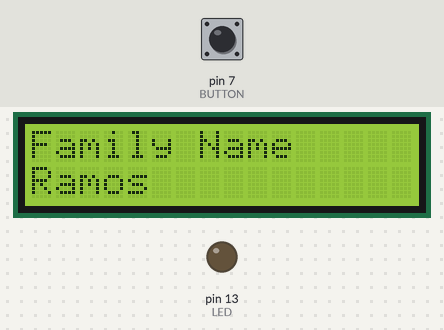
Bench run of a sketch on a simulated Arduino Uno, built with avr-gcc and run on an emulated ATmega328P. Parts: 16×2 character LCD, output pins drawn as LEDs (lit = HIGH). The inputs (shaded band) are chosen by the test bench; at power-on: pin 7 (BUTTON) LOW. What the sketch prints to the serial monitor is not drawn.

Above: at 2.3 s.
At 10.5 s:
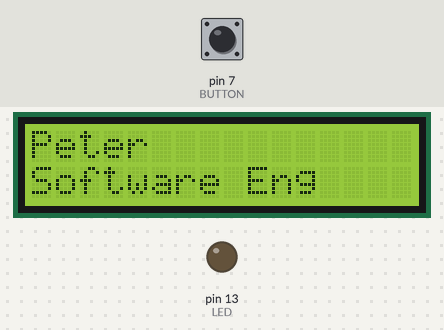
10.6 s: pin 7 (BUTTON) pulled HIGH for 3 s
At 11.5 s:
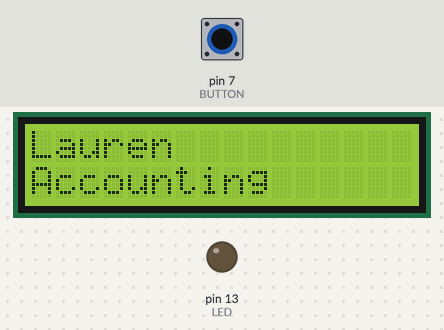
At 14.9 s:
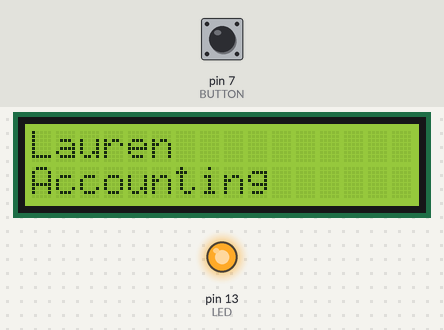
Timing chart, 0 to 17.7 s (numbered marks = the images above; inputs shaded):
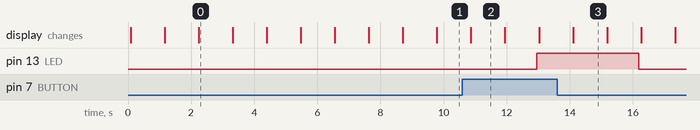

The sketch:

Display_Led.ino
```cpp
#include <LiquidCrystal_I2C.h>
#include <Wire.h>
/*
const int LED = 13; defines a constant named LED that is equal to 13. This means that the value of LED will always be 13, and it cannot be changed.

const int BUTTON = 7; defines a constant named BUTTON that is equal to 7. This means that the value of BUTTON will always be 7, and it cannot be changed.

int val = 0; defines a variable named val that is initialized to 0. This means that the value of val will start out at 0, and it can be changed later on.

void setup() { This line marks the beginning of the setup() function. The setup() function is called once, when the Arduino starts up. It is used to initialize the Arduino and set up any necessary settings.

pinMode(LED, OUTPUT); This line sets the LED pin as an output. This means that the Arduino can send a signal to the LED pin.

pinMode(BUTTON, INPUT); This line sets the BUTTON pin as an input. This means that the Arduino can read the value of the BUTTON pin.

Serial.begin(9600); This line initializes the serial communication at 9600 baud. This means that the Arduino can send and receive data at a rate of 9600 bits per second.

void loop() { This line marks the beginning of the loop() function. The loop() function is called repeatedly, forever. It is used to run the main code of the Arduino program.

val = digitalRead(BUTTON); This line reads the value of the BUTTON pin. The value of the BUTTON pin will be either HIGH or LOW.
Serial.print(val); This line prints the value of the BUTTON pin to the serial monitor. The serial monitor is a window that shows the output of the Arduino program.

if (val == HIGH) { This line checks if the value of the BUTTON pin is HIGH. If it is, the code inside the if statement will be executed.
digitalWrite(LED, HIGH); This line turns on the LED.

else { This line is executed if the value of the BUTTON pin is not HIGH.

digitalWrite(LED, LOW); This line turns off the LED.
*/

// This code defines a LED connected to pin 13 and a button connected to pin 7.
const int LED = 13;
const int BUTTON = 7;
int val = 0;
LiquidCrystal_I2C lcd(0x27, 16, 2);

void setup()
{                           // This function is called once, when the Arduino starts up.
    pinMode(LED, OUTPUT);   // This line sets the LED pin as an output.
    pinMode(BUTTON, INPUT); // This line sets the button pin as an input.
    Serial.begin(9600);     // This line initializes the serial communication at 9600 baud.

    lcd.backlight();
}

void loop()
{ // This function is called repeatedly, forever.

    lcd.begin();
    lcd.print("Peter");
    lcd.setCursor(0, 1);
    lcd.print("Software Eng");
    delay(1000);
    lcd.begin();
    lcd.print("Lauren");
    lcd.setCursor(0, 1);
    lcd.print("Accounting");
    delay(1000);
    lcd.begin();
    lcd.print("Family Name");
    lcd.setCursor(0, 1);
    lcd.print("Ramos");
    delay(1000);

    val = digitalRead(BUTTON); // This line reads the value of the button pin.
    Serial.print(val);         // This line prints the value of the button pin to the serial monitor.
    if (val == HIGH)
    {                            // This line checks if the value of the button pin is HIGH.
        digitalWrite(LED, HIGH); // If the value of the button pin is HIGH, this line turns on the LED.
    }
    else
    { // Otherwise, this line turns off the LED.
        digitalWrite(LED, LOW);
    }
}
```

Measured:
- after the input at 10.6 s, pin 13 (LED): LOW → HIGH after 2.3 s, → LOW 3.2 s later
- what the display in image 0 shows lasts 1.1 s, from 2.2 s to 3.3 s
